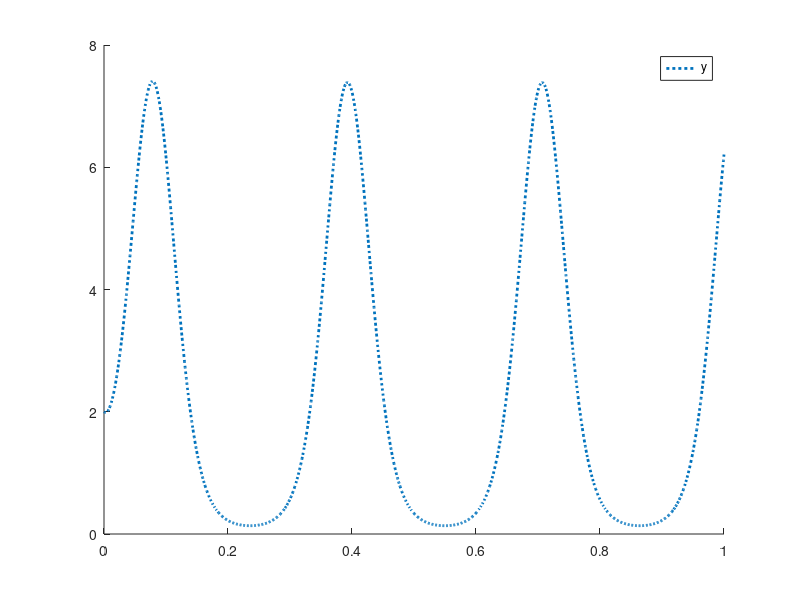

Write MATLAB code to recreate this figure.
T = 1;

M = 10;
for m = 1:M
    N = 2^m;
    h = T/N;

    y = zeros(1,N+1);  % this array holds the exact solution
    yE = zeros(1,N+1); % holds the numerical solution obtained using Euler's method
    yB = zeros(1,N+1); % holds the numerical solution obtained using Backward Euler
    yT = zeros(1,N+1); % holds the numerical solution obtained using Trapezoidal method

    %%
    % Fill the arrays y, yE, yB and yT appropriately


    % Exact solution
    for t = 0:N
        x = t*h;
        y(t+1) = exp(2*sin(20*x)) + exp(-50*x);
    end

    % Euler method
    yE(1) = 2;

    for t = 1:N
        x = (t-1)*h;
        yE(t+1) = yE(t) + h*(-50*(yE(t) - exp(2*(sin(20*x)))) + 40*cos(20*x)*exp(2*(sin(20*x))));
    end

    % Backward Euler method
    yB(1) = 2;

    for t = 1:N
        x = t*h;
        yB(t+1) = yB(t) + h*(50*(exp(2*(sin(20*x)))) + 40*cos(20*(x))*exp(2*(sin(20*x))));
        yB(t+1) = yB(t+1)/(1+50*h);

    end

    % Trapezoid Method
    yT(1) = 2;

    for t = 1:N
        x1 = (t-1)*h;
        x2 = t*h;
        yT(t+1) = yT(t) + h*(-50*(yT(t) - exp(2*(sin(20*x1)))) + 40*cos(20*x1)*exp(2*(sin(20*x1))))/2;
        yT(t+1) = yT(t+1) + h*(50*(exp(2*(sin(20*x2)))) + 40*cos(20*(x2))*exp(2*(sin(20*x2))))/2;
        yT(t+1) = yT(t+1)/(1+(50*h)/2);

    end


    % Do not change the template below this line
    %%

    eE(m) = max(abs(yE-y))/max(abs(y));
    eB(m) = max(abs(yB-y))/max(abs(y));
    eT(m) = max(abs(yT-y))/max(abs(y));
end

% Convergence report
for m = 2:M
    fprintf('%4d \t %.2e \t %.1e \t %.2e \t %.1e \t %.2e \t %.1e \n', ...
        2^m, eE(m), eE(m-1)/eE(m), eB(m), eB(m-1)/eB(m), ...
        eT(m), eT(m-1)/eT(m));
end

#plot([0:N]*h,y,'LineWidth',2);
hold on;
#plot([0:N]*h,yE,'--','LineWidth',2);
#plot([0:N]*h,yB,'-.','LineWidth',2);
plot([0:N]*h,yT,':','LineWidth',2);
legend('y','yE','yBE','yT');
